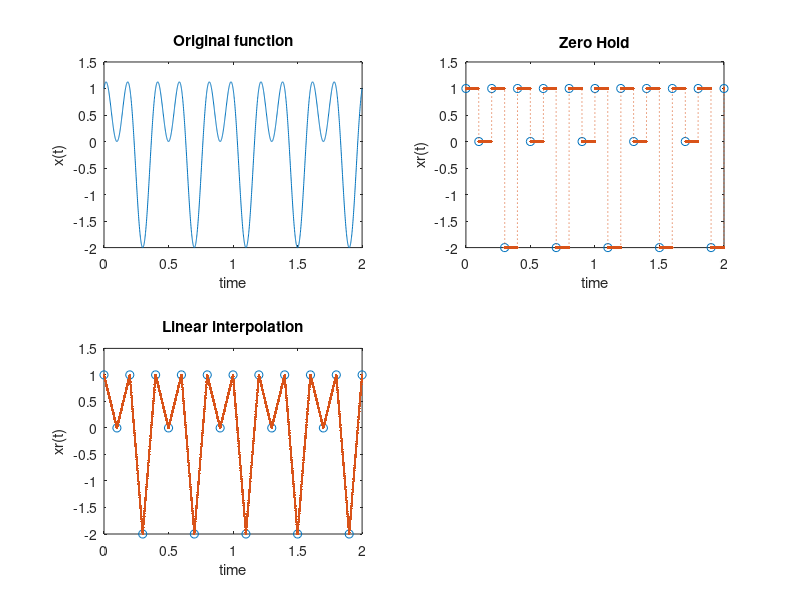

Recreate this plot in MATLAB. (Note: this script raises an error after producing the figure.)

Ts=0.1;
t_fine=0:0.001:2;
t_sample=0:Ts:2;
xn=sin(5*pi*t_sample)+cos(10*pi*t_sample);
xt=sin(5*pi*t_fine)+cos(10*pi*t_fine);
subplot(2, 2, 1);
plot(t_fine, xt);
title("Original function");
xlabel("time");
ylabel("x(t)");

v1=interp1(t_sample, xn, t_fine, 'previous'); %Method 'next' also gives same plot
subplot(2,2,2);
plot(t_sample, xn, 'o', t_fine, v1, ':.');
title("Zero Hold");
xlabel("time");
ylabel("xr(t)");


v2=interp1(t_sample, xn, t_fine, 'linear');
subplot(2,2,3);
plot(t_sample, xn, 'o', t_fine, v2, ':.');
title("Linear interpolation");
xlabel("time");
ylabel("xr(t)");


xr=sinc_interp(t_sample,xn,Ts,t_fine);
subplot(2,2,4);
plot(t_fine,xr);
title("Sinc interpolation");
xlabel("time");
ylabel("xr(t)");

t2=0.5:0.001:1.5;
len2=length(t2);

max1=-1;
max2=-1;
max3=-1;
for a=501:501+len2

   if(abs(xt(a)-vq1(a))>max1)
    max1=abs(xt(a)-vq1(a));
    end

    if(abs(xt(a)-vq2(a))>max2)
    max2=abs(xt(a)-vq2(a));
    end
    
    if(abs(xt(a)-xr(a))>max3)
    max3=abs(xt(a)-xr(a));
    end

end
disp(max1);
disp(max2);
disp(max3);